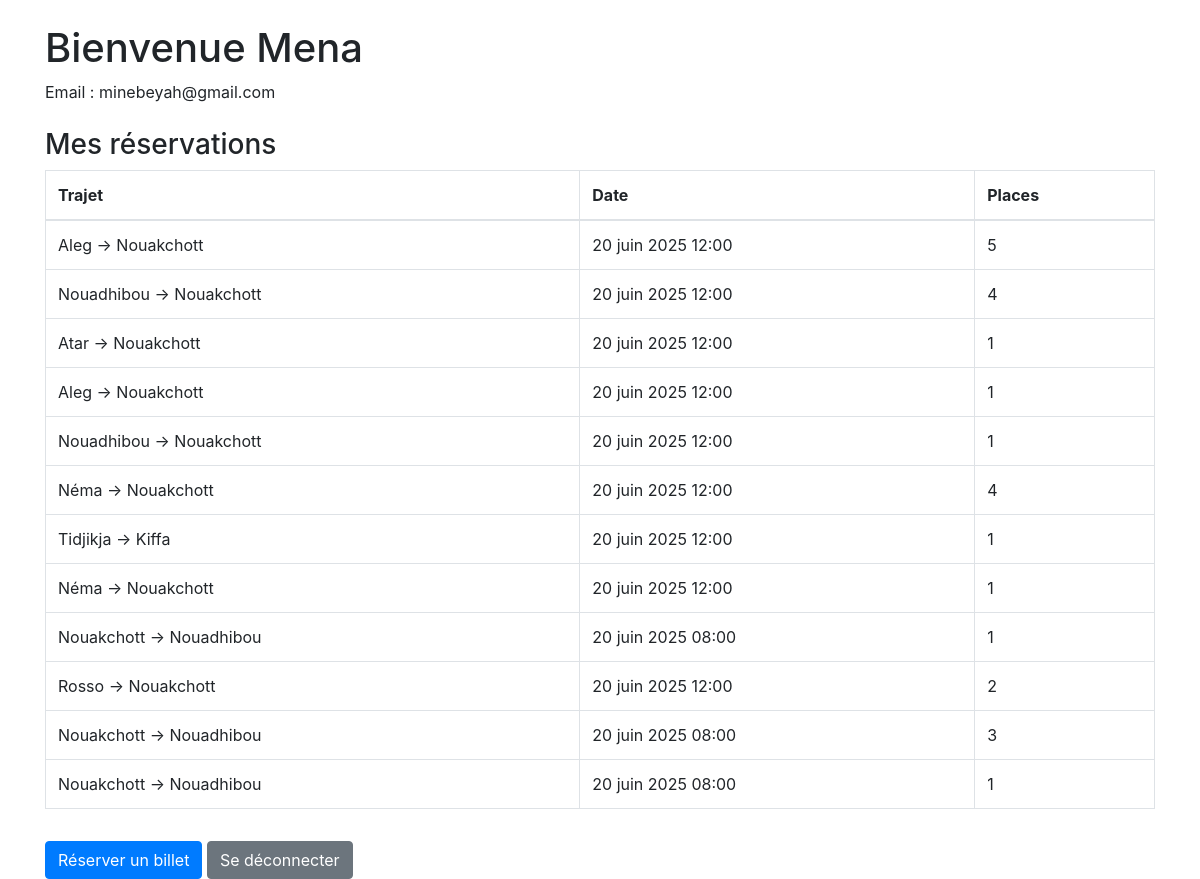
Before: /mon-compte/ (signed in) with the older database file.
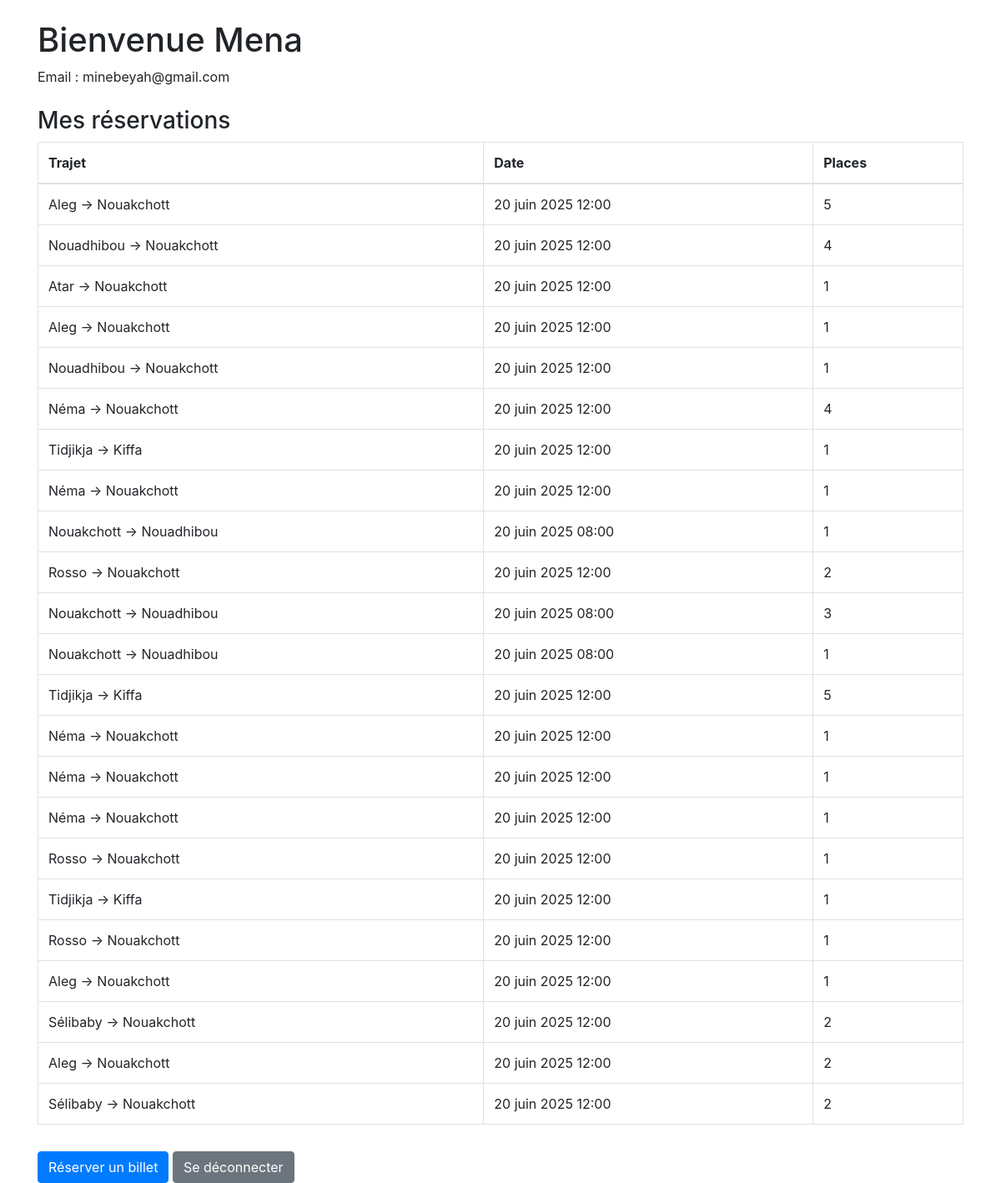
After: the same page with the newer database file.
### reservation/models.py (models this page shows, shortened)
class Reservation(models.Model):
    utilisateur = models.ForeignKey(User, on_delete=models.CASCADE, null=True, blank=True)
    nom_client = models.CharField(max_length=100)
    email = models.EmailField()
    trajet = models.ForeignKey(Trajet, on_delete=models.CASCADE)
    nombre_places = models.PositiveIntegerField()
    paiement_effectué = models.BooleanField(default=False)

class Trajet(models.Model):
    depart = models.ForeignKey(Ville, related_name='depart', on_delete=models.CASCADE)
    arrivee = models.ForeignKey(Ville, related_name='arrivee', on_delete=models.CASCADE)
    date_depart = models.DateTimeField()
    prix = models.DecimalField(max_digits=6, decimal_places=2)
    places_disponibles = models.PositiveIntegerField(default=50)  # ex: 50 places max

class Ville(models.Model):
    nom = models.CharField(max_length=100)
    def __str__(self):
        return self.nom

### reservation/views.py (the view)
# urls.py: path('mon-compte/', views.mon_compte, name='mon_compte'),
@login_required
def mon_compte(request):
    reservations = Reservation.objects.filter(utilisateur=request.user)
    return render(request, 'reservation/mon_compte.html', {'reservations': reservations})

### reservation/templates/reservation/mon_compte.html (shortened to what this page needs)
<!DOCTYPE html>
<html>
<head>
    <link rel="stylesheet" href="https://cdn.jsdelivr.net/npm/bootstrap@4.5.3/dist/css/bootstrap.min.css">
</head>
<body class="container mt-4">
    <h1>Bienvenue {{ user.username }}</h1>
    <p>Email : {{ user.email }}</p>
    <h3 class="mt-4">Mes réservations</h3>
    {% if reservations %}
        <table class="table table-bordered">
            <thead>
                <tr>
                    <th>Trajet</th>
                    <th>Date</th>
                    <th>Places</th>
                </tr>
            </thead>
            <tbody>
                {% for r in reservations %}
                <tr>
                    <td>{{ r.trajet.depart }} → {{ r.trajet.arrivee }}</td>
                    <td>{{ r.trajet.date_depart }}</td>
                    <td>{{ r.nombre_places }}</td>
                </tr>
                {% endfor %}
            </tbody>
        </table>
    {% else %}
        <p>Aucune réservation pour le moment.</p>
    {% endif %}
    <a href="{% url 'liste_trajets' %}" class="btn btn-primary mt-3">Réserver un billet</a>
    <a href="{% url 'logout' %}" class="btn btn-secondary mt-3">Se déconnecter</a>
</body>
</html>

Changed rows visible on the page:
added Reservation: trajet.depart "Tidjikja", trajet.arrivee "Kiffa", trajet.date_depart "20 juin 2025 12:00", nombre_places "5"
added Reservation: trajet.depart "Néma", trajet.arrivee "Nouakchott", trajet.date_depart "20 juin 2025 12:00", nombre_places "1"
added Reservation: trajet.depart "Néma", trajet.arrivee "Nouakchott", trajet.date_depart "20 juin 2025 12:00", nombre_places "1"
added Reservation: trajet.depart "Néma", trajet.arrivee "Nouakchott", trajet.date_depart "20 juin 2025 12:00", nombre_places "1"
added Reservation: trajet.depart "Rosso", trajet.arrivee "Nouakchott", trajet.date_depart "20 juin 2025 12:00", nombre_places "1"
added Reservation: trajet.depart "Tidjikja", trajet.arrivee "Kiffa", trajet.date_depart "20 juin 2025 12:00", nombre_places "1"
added Reservation: trajet.depart "Rosso", trajet.arrivee "Nouakchott", trajet.date_depart "20 juin 2025 12:00", nombre_places "1"
added Reservation: trajet.depart "Aleg", trajet.arrivee "Nouakchott", trajet.date_depart "20 juin 2025 12:00", nombre_places "1"
added Reservation: trajet.depart "Sélibaby", trajet.arrivee "Nouakchott", trajet.date_depart "20 juin 2025 12:00", nombre_places "2"
added Reservation: trajet.depart "Aleg", trajet.arrivee "Nouakchott", trajet.date_depart "20 juin 2025 12:00", nombre_places "2"
added Reservation: trajet.depart "Sélibaby", trajet.arrivee "Nouakchott", trajet.date_depart "20 juin 2025 12:00", nombre_places "2"
